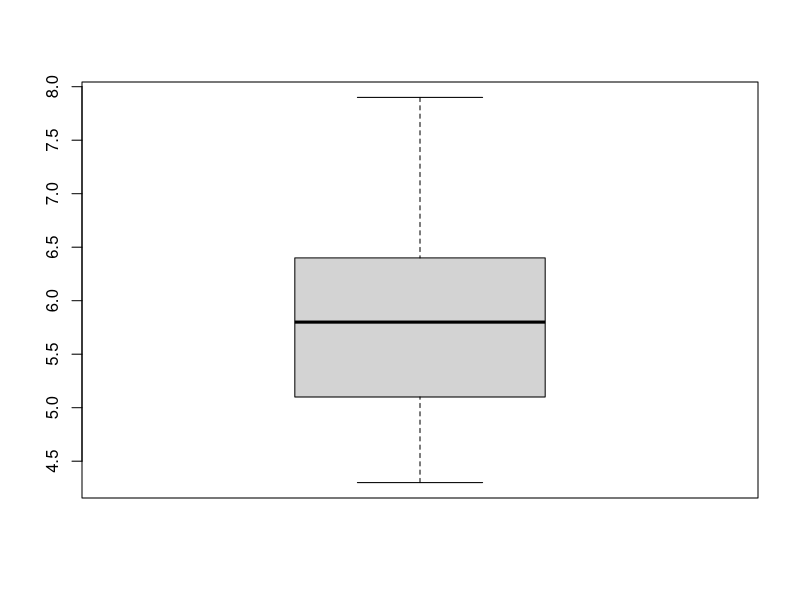
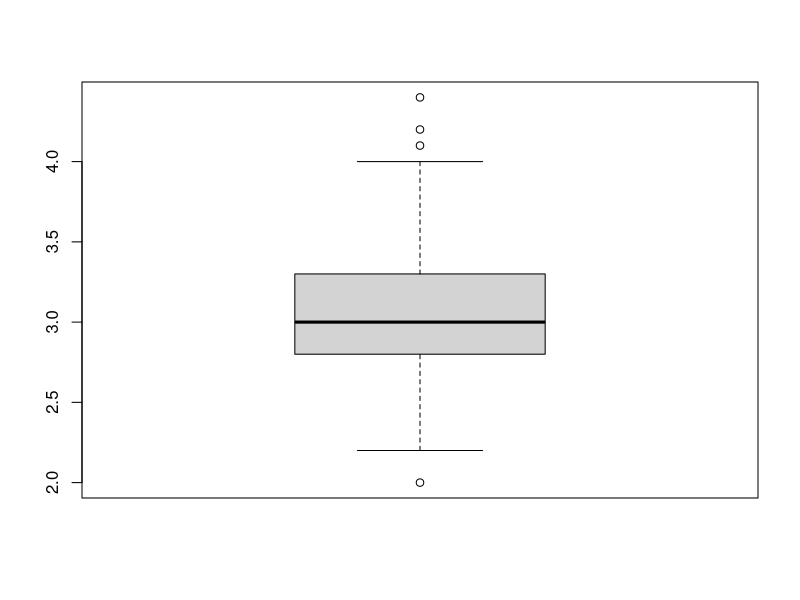
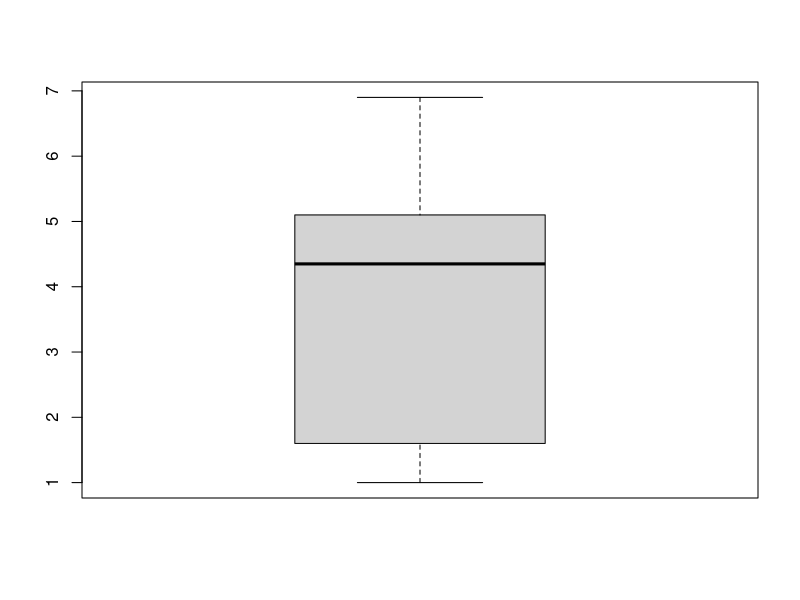
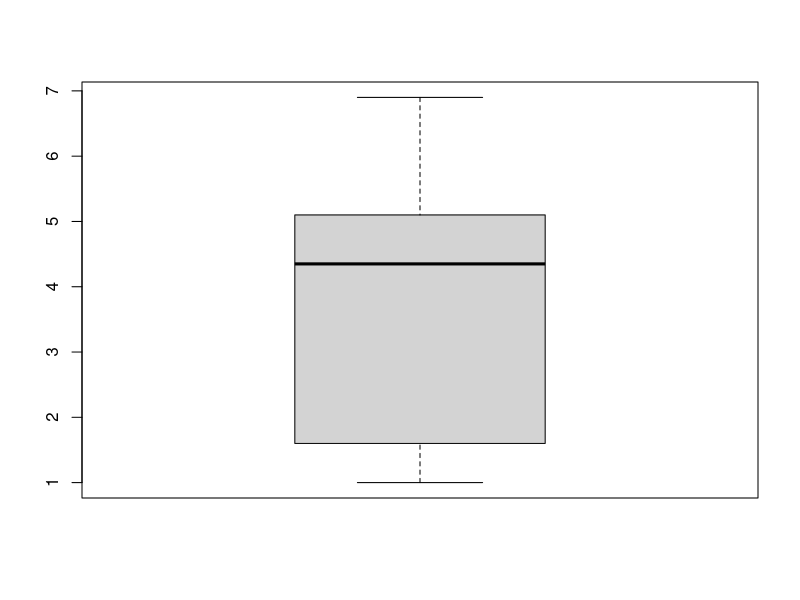

These charts were generated, in order, by the following R code:

library('datasets')
data("iris")
View(iris)
iris_df <- data.frame(iris)

str(iris_df)

iris.X <- iris[c(1,2,3,4)]
iris.X
iris.class <- iris[,"Species"]

library(e1071)

skewness(iris.X$Sepal.Length)
skewness(iris.X$Sepal.Width)
skewness(iris.X$Petal.Length)
skewness(iris.X$Petal.Length)

boxplot(iris.X$Sepal.Length)
boxplot(iris.X$Sepal.Width)
boxplot(iris.X$Petal.Length)
boxplot(iris.X$Petal.Length)

library('Hmisc')
describe(iris.X)

cor(iris.X)

cor(as.matrix(iris.X)) ## above code also giving same result

###Scale th variable
iris.X <- scale(iris.X)
library(cluster)

result <- kmeans(iris.X,3)
result$cluster 
### The above two code seems to be a key code in classfying the predicted result

iris$cluster <- result$cluster
iris$cluster
View(iris)
####Just check if our cluster result is equal to already having result
##Using below confusion matrix
table(iris$Species,iris$cluster)

###The classification is overlapping thus Kmean clustering is not perfect to give 100% result

#######------KNN--------##############
library(datasets)
data("iris")
iris_df <- as.data.frame(iris)


iris.new <- iris[,c(1,2,3,4)]
iris.class <- iris[,("Species")]

iris.new <- scale(iris.new)

####Breaking records in train in to two in order to prepare good model intead of toggling between train and test data
###Below four quadrant is of same data set splitting 130 records as train and rest of the records as test with in train data
####value 5 below is 5th column
iris.X_train <- iris.new[1:130,]
iris.Y_train <- iris[1:130,5]

iris.Y_train


iris.X_test <- iris.new[131:150,]
iris.Y_test <- iris[131:150,5]

library("class")
model1 <-knn(train=iris.X_train,test=iris.X_train,cl=iris.Y_train)

table(iris.Y_train,model1)

####model1
##iris.Y_train setosa versicolor virginica
###setosa         50          0         0
##versicolor      0         50         0
###virginica       0          0        30


#####Let us apply the above model in remaining data within train data to predict the efficiency
####---KNN is  supervised tecchnique for classification
library("class")
model1 <- knn(train=iris.X_test,test=iris.X_test,cl=iris.Y_test)

table(iris.Y_test,model1)


########-------PCA-----------------######
##Principal Component Analysis (PCA) is used to explain the variance-covariance structure of a set of variables through linear combinations. It is often used as a dimensionality-reduction technique.

#we can't just drop some test scores randomly. That's where dimensionality reduction plays a role to reduce the number of variables without losing too much information
iris_df <- data.frame(iris)


iris.X <- iris[,c(1,2,3,4)]
iris.Y <- iris[,"Species"]
iris.X
iris.Y

PCA_MODEL <- prcomp(iris.X,scale. =T)
summary(PCA_MODEL)
PCA_MODEL$x


iris_dataset <- as.data.frame(PCA_MODEL$x)
iris_dataset$Class <- iris.Y

install.packages("randomForest")
library("randomForest")

model_1 <- randomForest(Class~., data = iris_dataset)

iris_dataset$preds <- predict(model_1,iris_dataset)
table(iris_dataset$Class, iris_dataset$preds)

#-----The PCA technique gave 100% prdiction
#Refer for more info https://towardsdatascience.com/principal-component-analysis-ceb42ed04d77
####----PCA works only for continuous data not for categorical

##setosa versicolor virginica
##setosa         50          0         0
###versicolor      0         50         0
##virginica       0          0        50
